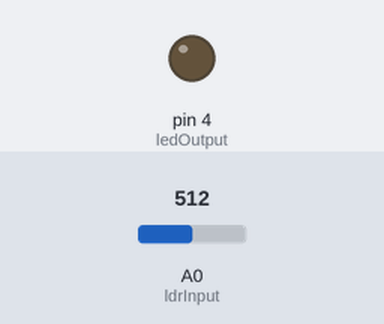
The sketch below on a simulated Arduino Uno, built with avr-gcc and run on an emulated ATmega328P. Shown: output pins drawn as LEDs (lit = HIGH). The inputs (shaded band) are chosen by the test bench; at power-on: A0 (ldrInput) = 512.

Above: at 1.2 s.
1.3 s: A0 (ldrInput) set to 522
At 1.9 s:
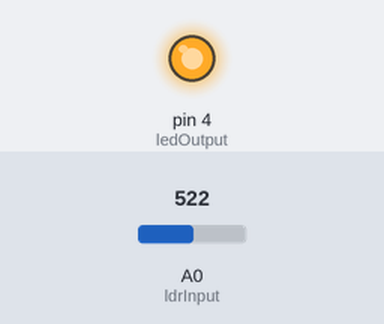
2.8 s: A0 (ldrInput) set to 511
At 3.1 s:
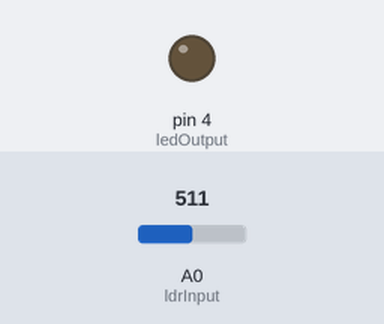
4.3 s: A0 (ldrInput) set to 716
At 5.6 s:
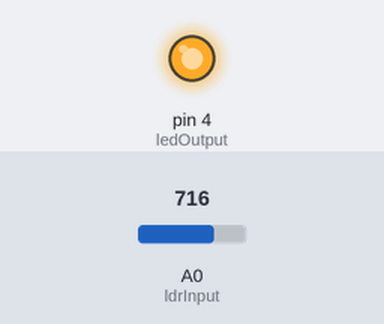
Timing chart, 0 to 7.3 s (numbered marks = the images above; inputs shaded):
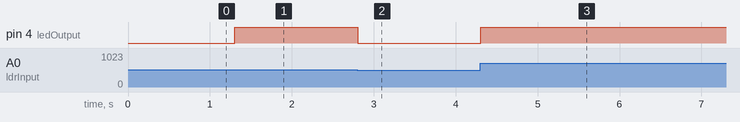

The sketch:

smartScreen.ino
```cpp
const int ledOutput = 4;// Initialize Pin11 for connecting LED
const int ldrInput = A0;// Initialize PIN A0 LDR PIN
void setup() {
  Serial.begin(9600);
  pinMode(ledOutput, OUTPUT);// Define LED pin as output
  pinMode(ldrInput, INPUT);// Define LDR pin as input
}
void loop() {

  int ldrStatus = analogRead(ldrInput); // read LDR lignt intensity as analog value
  analogWrite(ledOutput,map(ldrStatus,0,1023,0,255));
  delay(100);
}
```

Measured:
- the behaviour switches between 513 and 514 on A0 (ldrInput) (found by bisection; images 0 and 1)
- after the input at 1.3 s, pin 4 (ledOutput): LOW → HIGH at once
- after the input at 2.8 s, pin 4 (ledOutput): HIGH → LOW at once
- after the input at 4.3 s, pin 4 (ledOutput): LOW → HIGH at once
